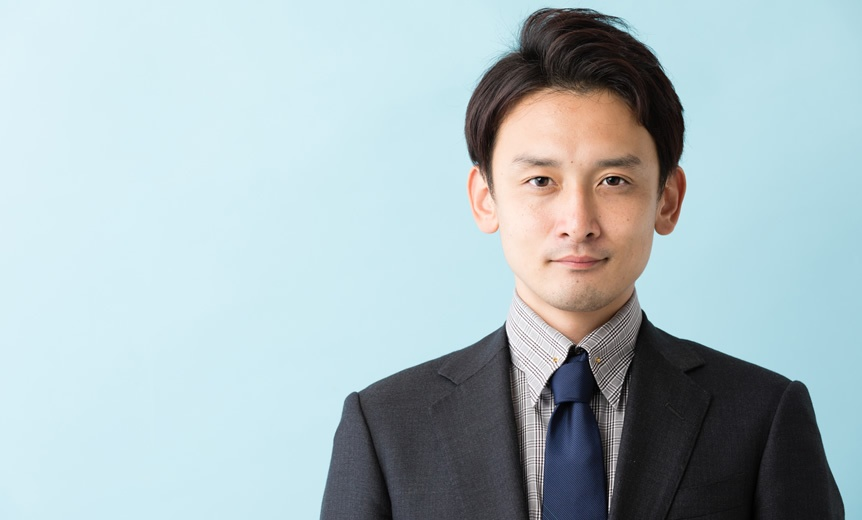
#> input picture face_images/user_4_20250523_181942_63b618eb.jpg, 862 x 520 px
$ python generate_test_images.py face_images/user_4_20250523_181942_63b618eb.jpg
#> lines starting #> are read from the running program, lines starting #| are printed output that depends on the picture
"""
テスト用顔画像データセット生成スクリプト

このスクリプトは、既存の顔画像を加工して様々な条件下でのテスト用画像を生成します。
以下の条件の画像を生成します：
1. 明るさの異なる画像（明るい、標準、暗い）
2. 異なるサイズの顔（大きい、小さい）
3. 異なる画質の画像（高解像度、低解像度）
4. 異なる角度の顔（回転）
"""

import cv2
import numpy as np
import os
import argparse
from pathlib import Path

def adjust_brightness(image, factor):
    """画像の明るさを調整する関数"""
    hsv = cv2.cvtColor(image, cv2.COLOR_BGR2HSV)
    hsv = np.array(hsv, dtype=np.float64)
    hsv[:, :, 2] = hsv[:, :, 2] * factor
    hsv[:, :, 2][hsv[:, :, 2] > 255] = 255
    hsv = np.array(hsv, dtype=np.uint8)
    return cv2.cvtColor(hsv, cv2.COLOR_HSV2BGR)

def resize_image(image, scale_factor):
    """画像のサイズを変更する関数"""
    width = int(image.shape[1] * scale_factor)
    height = int(image.shape[0] * scale_factor)
    return cv2.resize(image, (width, height), interpolation=cv2.INTER_AREA)

def reduce_quality(image, quality):
    """画像の品質を下げる関数"""
    encode_param = [int(cv2.IMWRITE_JPEG_QUALITY), quality]
    result, encimg = cv2.imencode('.jpg', image, encode_param)
    return cv2.imdecode(encimg, 1)

def rotate_image(image, angle):
    """画像を回転させる関数"""
    height, width = image.shape[:2]
    center = (width // 2, height // 2)
    rotation_matrix = cv2.getRotationMatrix2D(center, angle, 1.0)
    return cv2.warpAffine(image, rotation_matrix, (width, height), flags=cv2.INTER_LINEAR)

def generate_test_images(input_image_path, output_dir):
    """テスト用画像を生成する関数"""
    # 入力画像の読み込み
    image = cv2.imread(input_image_path)
    if image is None:
        print(f"エラー: 画像を読み込めませんでした: {input_image_path}")
        return False

    # 元のファイル名（拡張子なし）を取得
    base_name = os.path.splitext(os.path.basename(input_image_path))[0]

    # 明るさの異なる画像を生成
    brightness_dir = os.path.join(output_dir, "brightness")
    os.makedirs(brightness_dir, exist_ok=True)

    # 明るい画像（1.5倍）
    bright_image = adjust_brightness(image, 1.5)
    cv2.imwrite(os.path.join(brightness_dir, f"{base_name}_bright.jpg"), bright_image)
    print(f"明るい画像を生成しました: {base_name}_bright.jpg")

    # 標準画像（そのまま）
    cv2.imwrite(os.path.join(brightness_dir, f"{base_name}_normal.jpg"), image)
    print(f"標準画像を生成しました: {base_name}_normal.jpg")

    # 暗い画像（0.5倍）
    dark_image = adjust_brightness(image, 0.5)
    cv2.imwrite(os.path.join(brightness_dir, f"{base_name}_dark.jpg"), dark_image)
    print(f"暗い画像を生成しました: {base_name}_dark.jpg")

    # 異なるサイズの画像を生成
    sizes_dir = os.path.join(output_dir, "sizes")
    os.makedirs(sizes_dir, exist_ok=True)

    # 大きい画像（1.5倍）
    large_image = resize_image(image, 1.5)
    cv2.imwrite(os.path.join(sizes_dir, f"{base_name}_large.jpg"), large_image)
    print(f"大きい画像を生成しました: {base_name}_large.jpg")

    # 小さい画像（0.5倍）
    small_image = resize_image(image, 0.5)
    cv2.imwrite(os.path.join(sizes_dir, f"{base_name}_small.jpg"), small_image)
    print(f"小さい画像を生成しました: {base_name}_small.jpg")

    # 異なる画質の画像を生成
    quality_dir = os.path.join(output_dir, "quality")
    os.makedirs(quality_dir, exist_ok=True)

    # 高品質画像（品質90%）
    high_quality_image = reduce_quality(image, 90)
    cv2.imwrite(os.path.join(quality_dir, f"{base_name}_high_quality.jpg"), high_quality_image)
    print(f"高品質画像を生成しました: {base_name}_high_quality.jpg")

    # 低品質画像（品質30%）
    low_quality_image = reduce_quality(image, 30)
    cv2.imwrite(os.path.join(quality_dir, f"{base_name}_low_quality.jpg"), low_quality_image)
    print(f"低品質画像を生成しました: {base_name}_low_quality.jpg")

    # 異なる角度の画像を生成
    angles_dir = os.path.join(output_dir, "angles")
    os.makedirs(angles_dir, exist_ok=True)

    # 左に15度回転
    left_rotated_image = rotate_image(image, 15)
    cv2.imwrite(os.path.join(angles_dir, f"{base_name}_left15.jpg"), left_rotated_image)
    print(f"左に15度回転した画像を生成しました: {base_name}_left15.jpg")

    # 右に15度回転
    right_rotated_image = rotate_image(image, -15)
    cv2.imwrite(os.path.join(angles_dir, f"{base_name}_right15.jpg"), right_rotated_image)
    print(f"右に15度回転した画像を生成しました: {base_name}_right15.jpg")

    # 左に30度回転
    left_rotated_image_30 = rotate_image(image, 30)
    cv2.imwrite(os.path.join(angles_dir, f"{base_name}_left30.jpg"), left_rotated_image_30)
    print(f"左に30度回転した画像を生成しました: {base_name}_left30.jpg")

    # 右に30度回転
    right_rotated_image_30 = rotate_image(image, -30)
    cv2.imwrite(os.path.join(angles_dir, f"{base_name}_right30.jpg"), right_rotated_image_30)
    print(f"右に30度回転した画像を生成しました: {base_name}_right30.jpg")

    return True

def main():
    """メイン関数"""
    parser = argparse.ArgumentParser(description='テスト用顔画像データセット生成スクリプト')
    parser.add_argument('input_image', help='入力画像のパス')
    parser.add_argument('--output_dir', default='tests/test_images', help='出力ディレクトリのパス')

    args = parser.parse_args()

    # 入力画像のパスが存在するか確認
    if not os.path.exists(args.input_image):
        print(f"エラー: 入力画像が見つかりません: {args.input_image}")
        return

    # 出力ディレクトリが存在するか確認し、なければ作成
    os.makedirs(args.output_dir, exist_ok=True)

    # テスト用画像を生成
    if generate_test_images(args.input_image, args.output_dir):
#> in generate_test_images, image is the input picture: shape (520, 862, 3); mean B, G, R 191.8, 187.2, 170.1
#> in adjust_brightness, `hsv = cv2.cvtColor(image, cv2.COLOR_BGR2HSV)`: hsv: shape (520, 862, 3); mean H, S, V 88.4, 43, 197.3
#> in adjust_brightness, `hsv = np.array(hsv, dtype=np.float64)`: hsv: shape (520, 862, 3) float64; mean H, S, V 88.4, 43, 197.3
#> in adjust_brightness, `hsv[:, :, 2] = hsv[:, :, 2] * factor`: hsv: shape (520, 862, 3) float64; mean H, S, V 88.4, 43, 295.9
#> in adjust_brightness, `hsv[:, :, 2][hsv[:, :, 2] > 255] = 255`: hsv: shape (520, 862, 3) float64; mean H, S, V 88.4, 43, 217.2
#> in adjust_brightness, `hsv = np.array(hsv, dtype=np.uint8)`: hsv: shape (520, 862, 3); mean H, S, V 88.4, 43, 217.2
#> in adjust_brightness, `return cv2.cvtColor(hsv, cv2.COLOR_HSV2BGR)`:
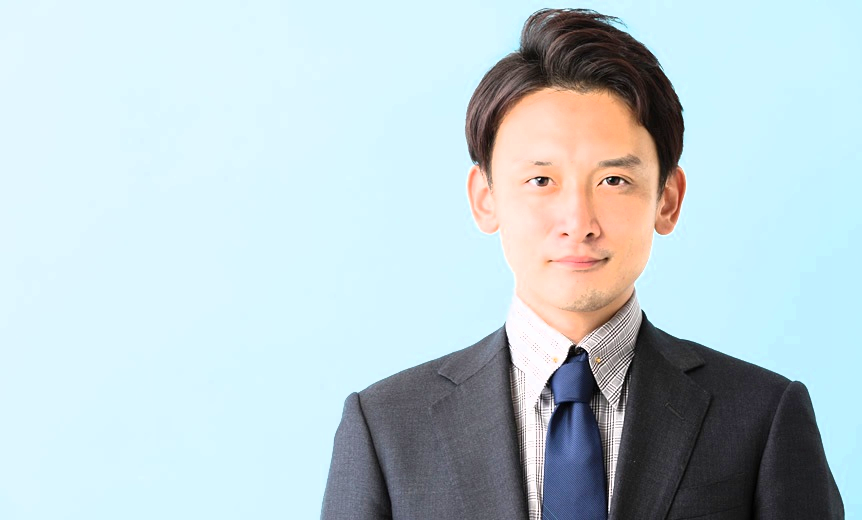
#> returned value: shape (520, 862, 3); mean B, G, R 210.1, 204.7, 187.4
#> call 2 of adjust_brightness, with factor = 0.5
#> in adjust_brightness (call 2), `hsv[:, :, 2] = hsv[:, :, 2] * factor`: hsv: shape (520, 862, 3) float64; mean H, S, V 88.4, 43, 98.6
#> in adjust_brightness (call 2), `hsv = np.array(hsv, dtype=np.uint8)`: hsv: shape (520, 862, 3); mean H, S, V 88.4, 43, 98.4
#> in adjust_brightness (call 2), `return cv2.cvtColor(hsv, cv2.COLOR_HSV2BGR)`:
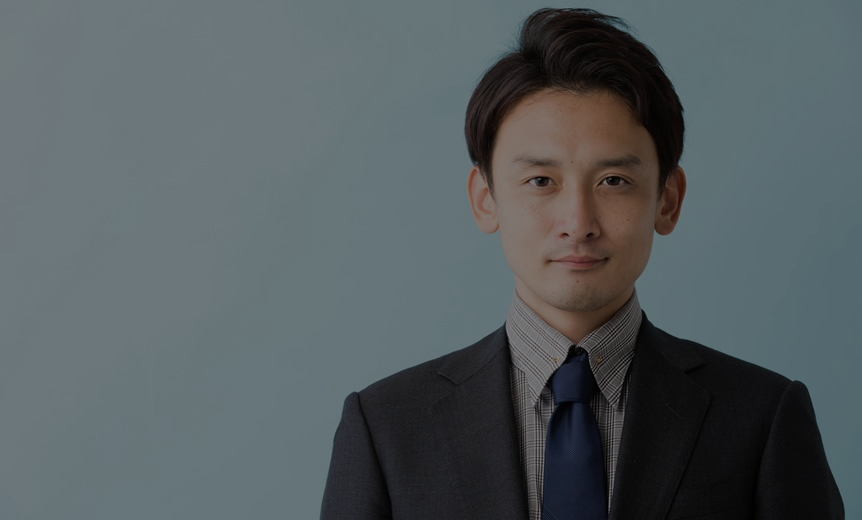
#> returned value: shape (520, 862, 3); mean B, G, R 95.6, 93, 84.5
#> in rotate_image, `return cv2.warpAffine(image, rotation_matrix, (width, height), flags=c..`:
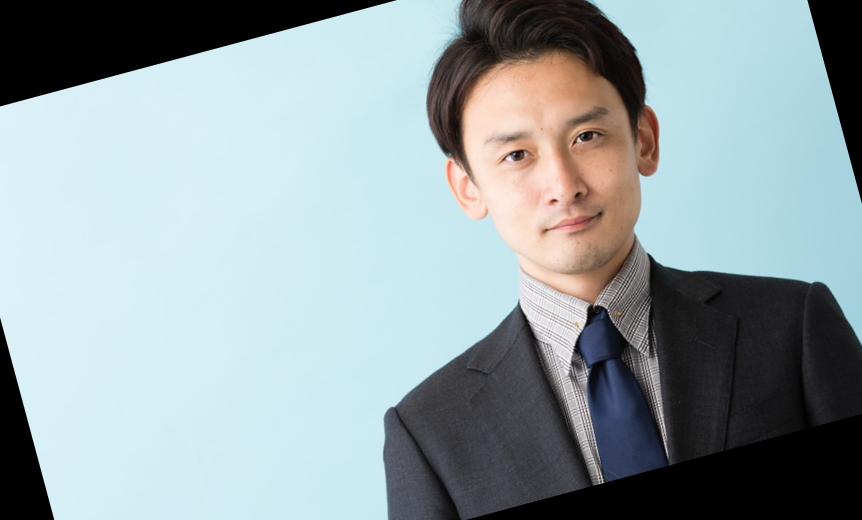
#> returned value: shape (520, 862, 3); mean of channels 0, 1, 2 165.2, 161.6, 147.9; drawn as B, G, R
#> call 2 of rotate_image, with angle = -15
#> in rotate_image (call 2), `return cv2.warpAffine(image, rotation_matrix, (width, height), flags=c..`:
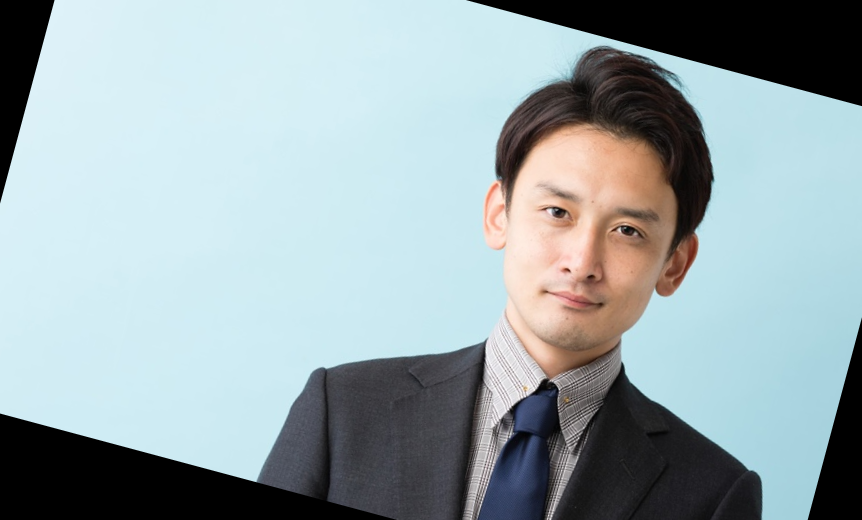
#> returned value: shape (520, 862, 3); mean of channels 0, 1, 2 171.4, 167.6, 152.7; drawn as B, G, R
#> call 3 of rotate_image, with angle = 30
#> in rotate_image (call 3), `return cv2.warpAffine(image, rotation_matrix, (width, height), flags=c..`:
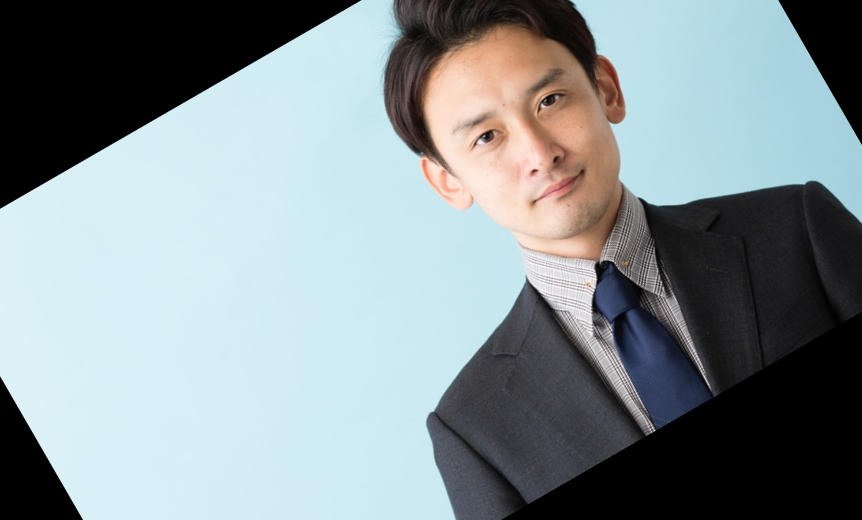
#> returned value: shape (520, 862, 3); mean of channels 0, 1, 2 148.8, 145.7, 134.1; drawn as B, G, R
#> call 4 of rotate_image, with angle = -30
#> in rotate_image (call 4), `return cv2.warpAffine(image, rotation_matrix, (width, height), flags=c..`:
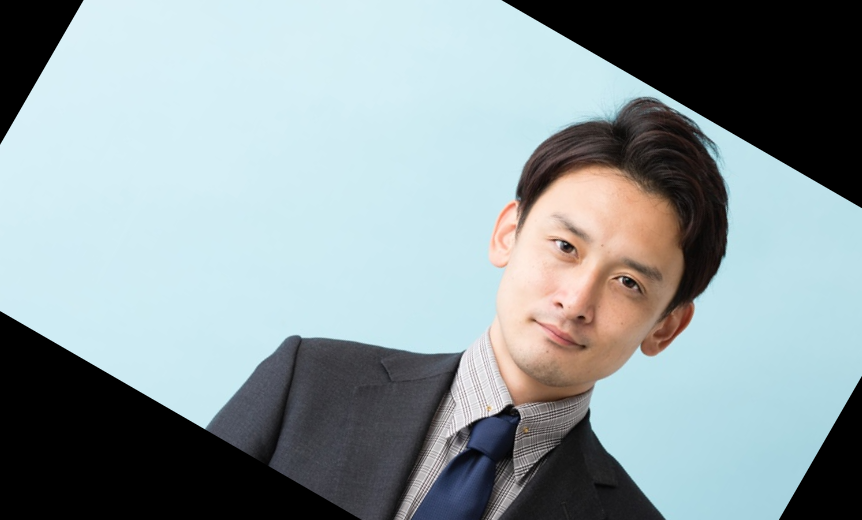
#> returned value: shape (520, 862, 3); mean of channels 0, 1, 2 158, 154.7, 141.3; drawn as B, G, R
        print(f"テスト用画像の生成が完了しました。出力ディレクトリ: {args.output_dir}")
    else:
        print("テスト用画像の生成に失敗しました。")

if __name__ == "__main__":
    main()
